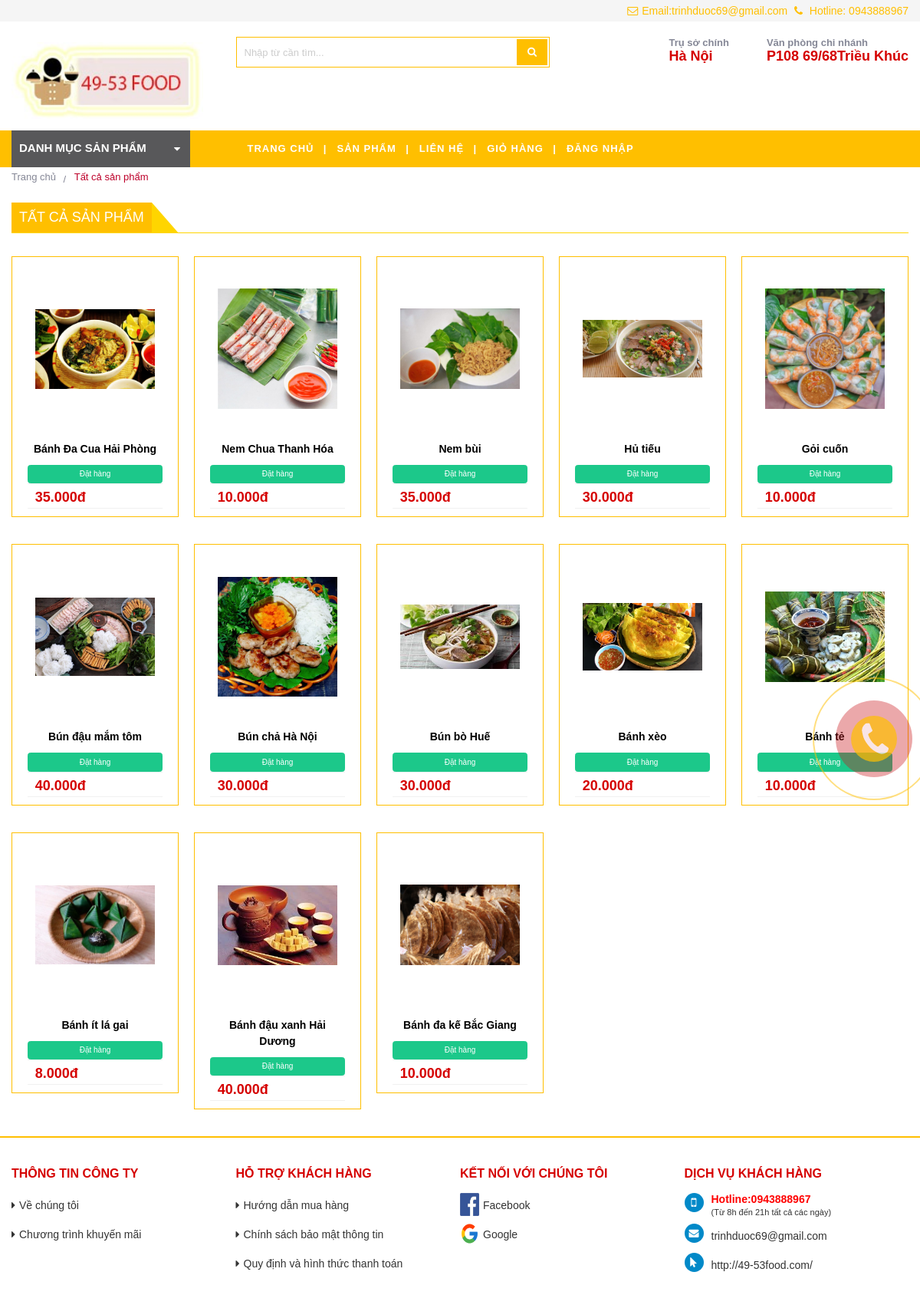
/sanpham/tatca, run on an earlier commit of the app's database.
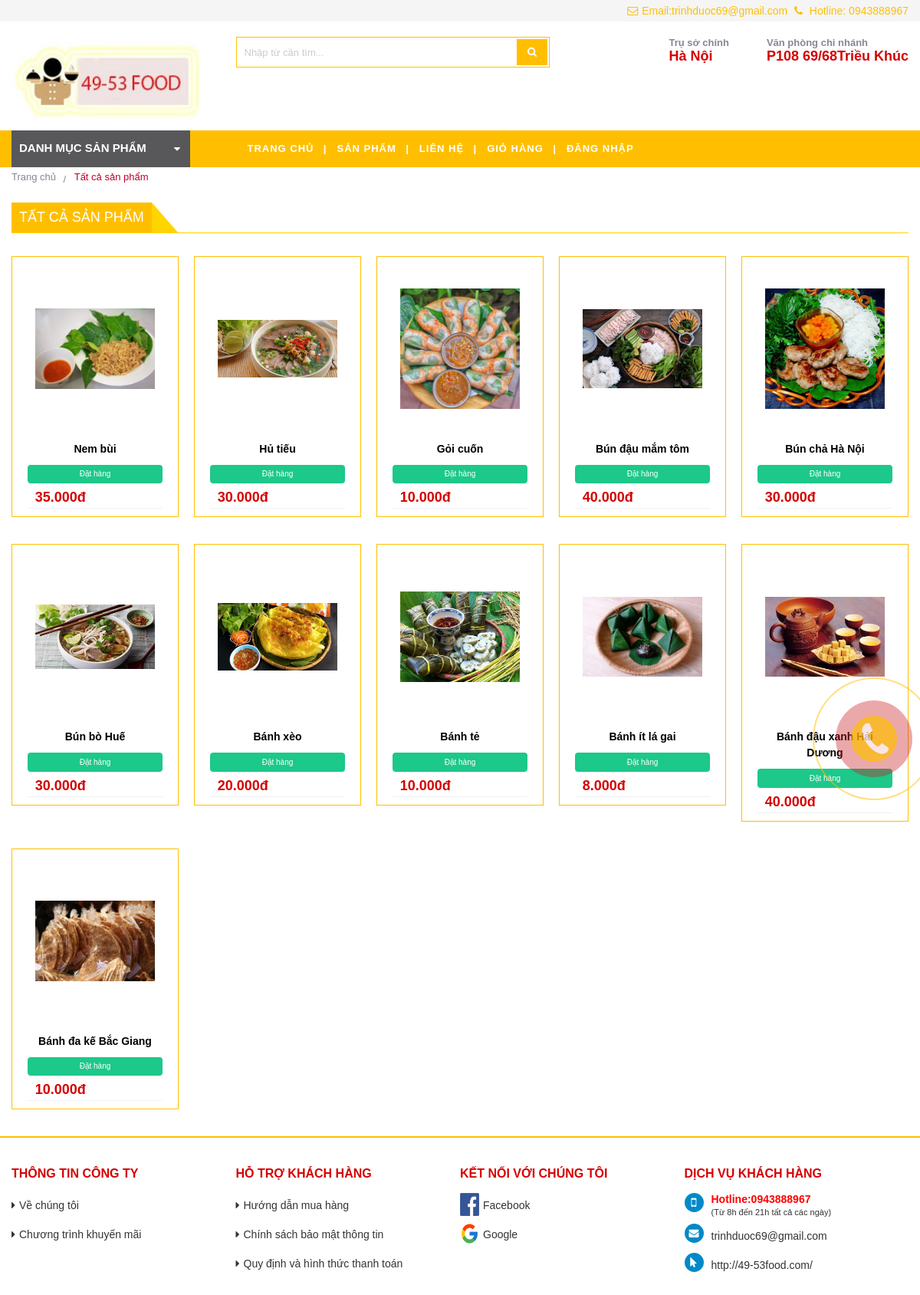
And on a later commit of the database.
### tables this page shows
CREATE TABLE `tbl_product` (
  `id_product` int(11) NOT NULL,
  `stock_id` int(11) NOT NULL,
  `title_product` varchar(255) NOT NULL,
  `price_product` varchar(100) NOT NULL,
  `desc_product` text NOT NULL,
  `quantity_product` int(11) NOT NULL,
  `image_product` varchar(100) NOT NULL,
  `id_category_product` int(11) NOT NULL,
  `product_hot` int(11) NOT NULL,
  `product_sale` varchar(255) NOT NULL
);

### system/libs/Load.php (called while the page is built, shortened)
<?php
     class Load{
        public function view($fileName, $data = false){
            include 'app/views/'.$fileName.'.php';
        }
        public function model($fileName){
            return new $fileName();
        }
    }
?>

### app/controllers/sanpham.php (called while the page is built, shortened)
<?php
    class sanpham extends DController{
        public function tatca(){
            $table = 'tbl_category_product';
            $table_product = 'tbl_product';
            $categorymodel = $this->load->model('categorymodel');
            $data['category'] = $categorymodel->category_home($table);
            $data['list_product'] = $categorymodel->list_product_home($table_product);
            $this->load->view('header',$data);
            $this->load->view('list_product',$data);
            $this->load->view('footer');
        }
    }
?>

### system/libs/Session.php (called while the page is built, shortened)
<?php
class Session{
    public static function get($key){
        if(isset($_SESSION[$key])){
            return $_SESSION[$key];
        }else{
            return false;
        }
    }
}
?>

### system/libs/Database.php (called while the page is built, shortened)
<?php
    class Database extends PDO{
    public function select($sql,$data = array(),$fetchStyle = PDO::FETCH_ASSOC){
        $statement = $this->prepare($sql);
        $statement->execute();
        return $statement->fetchAll();
    }
}
?>

### app/models/categorymodel.php (called while the page is built, shortened)
<?php
    class categorymodel extends DModel{
        public function list_product_home($table_product){
            $sql = "SELECT * FROM $table_product ORDER BY $table_product.id_product DESC ";
            return $this->db->select($sql);
        }
    }
?>

### system/libs/DController.php (called while the page is built, shortened)
<?php
    class DController{
        public function __construct(){
            $this->load = new Load();
        }
    }
?>

### system/libs/DModel.php (called while the page is built, shortened)
<?php
    class DModel{
        public function __construct(){
            $connect = 'mysql:dbname=pdo_blogs_ecommerce; host = localhost';
            $user = 'root';
            $pass = '';
            $this->db = new Database($connect,$user,$pass);
    }
}
?>

### app/views/list_product.php (the view, shortened to what this page needs)
<section>
   <div class="bg_in">
   <div class="breadcrumbs">
      <ol itemscope itemtype="http://schema.org/BreadcrumbList">
         <li itemprop="itemListElement" itemscope itemtype="http://schema.org/ListItem">
            <a itemprop="item" href=".">
            <span itemprop="name">Trang chủ</span></a>
         </li>
         <li itemprop="itemListElement" itemscope itemtype="http://schema.org/ListItem">
            <a itemprop="item" href="sanpham.php">
            <span itemprop="name">Tất cả sản phẩm</span></a>
         </li>
      </ol>
   </div>
   <div class="module_pro_all">
      <div class="box-title">
         <div class="title-bar">
            <h1>Tất cả sản phẩm</h1>
         </div>
      </div>
      <div class="pro_all_gird">
         <div class="girds_all list_all_other_page ">
         <?php
         foreach($list_product as $key => $product){
         ?>
          <form action="<?php echo BASE_URL ?>/giohang/themgiohang" method="POST">
            <div class="grids">
               <div class="grids_in">
                  <div class="content">
                     <div class="img-right-pro">
                        <a href="sanpham.php">
                        <img class="lazy img-pro content-image" src="<?php echo BASE_URL ?>/public/uploads/product/<?php echo $product['image_product'] ?>" data-original="<?php echo BASE_URL ?>/public/images/cakholangvudai.jpg" alt="Cá kho làng Vũ Đại" />
                        </a>
                     </div>
                     <div class="name-pro-right">
                        <a href="<?php echo BASE_URL ?>/sanpham/chitietsanpham/<?php echo $product['id_product'] ?>">
                           <h3><?php echo $product['title_product'] ?></h3>
                        </a>
                     </div>
                     <div class="add_card">
                     <input type="submit" style="box-shadow: none" class="btn btn-success" name="addcart" value="Đặt hàng">
                     </div>
                     <div class="price_old_new">
                        <div class="price">
                           <span class="news_price"><?php echo number_format ($product['price_product'],0,',','.').'đ' ?> </span>
                        </div>
                     </div>
                  </div>
                   </form>
              </div>
            </div>
            <?php
            }
            ?>
</section>

### index.php (shortened to what this page needs)
<!DOCTYPE html>
<html lang="en">
<head>
</head>
<body>
    <?php
        $url = isset($_GET['url']) ? $_GET['url'] : NULL;
        if($url!=NULL){
            $url = rtrim($url,'/');
            $url = explode('/',filter_var($url, FILTER_SANITIZE_URL));
        }else{
            unset($url);
        }
        if(isset($url[0])){
            $ctrler = new $url[0]();
            if(isset($url[2])){
                $ctrler->{$url[1]}($url[2]);
            }else{
                if(isset($url[1])){
                    $ctrler->{$url[1]}();
                }else{
                }
            }
        }else{
            include_once('app/controllers/index.php');
            $index = new index();
            $index->homepage();
        }
    ?>
</body>
</html>

### app/views/header.php (shortened to what this page needs)
<!DOCTYPE html>
<html lang="en-CA">
<head>
    <link rel="stylesheet" href="https://maxcdn.bootstrapcdn.com/bootstrap/3.3.7/css/bootstrap.min.css">
    <link rel="stylesheet" type="text/css" href="<?php echo BASE_URL ?>/public/css/product.css">
    <link rel="stylesheet" type="text/css" href="<?php echo BASE_URL ?>/public/css/owl.carousel.min.css">
    <link rel="stylesheet" type="text/css" href="<?php echo BASE_URL ?>/public/css/owl.theme.default.min.css">
    <link href="<?php echo BASE_URL?>/public/vendor/fontawesome-free/css/all.min.css" rel="stylesheet" type="text/css">
    <link href="<?php echo BASE_URL?>/public/css/sb-admin-2.min.css" rel="stylesheet">
    <link rel="stylesheet" type="text/css" href="<?php echo BASE_URL ?>/public/css/product.css">
    <link rel="stylesheet" type="text/css" href="<?php echo BASE_URL ?>/public/css/style.css">
</head>
<body>
<header>
        <div class="info_top">
            <div class="bg_in">
                <p class="p_infor">
                    <span><i class="fa fa-envelope-o" aria-hidden="true"></i>Email:trinhduoc69@gmail.com</span>
                    <span><i class="fa fa-phone" aria-hidden="true"></i> Hotline: 0943888967</span>
                </p>
            </div>
        </div>
        <div class="header_top_menu">
            <div class="header_top_menu_all">
                <div class="header_top">
                    <div class="bg_in">
                        <div class="logo">
                            <a href="<?php echo BASE_URL ?>"><img src="<?php echo BASE_URL ?>/public/images/49-53food.jpg" width="250" height="100" alt="logohere.jpeg" /></a>
                        </div>
                        <nav class="menu_top">
                            <form class="search_form" method="get" action="">
                                <input class="searchTerm" name="search" placeholder="Nhập từ cần tìm..." />
                                <button class="searchButton" type="submit">
                                    <i class="fa fa-search" aria-hidden="true"></i>
                                </button>
                            </form>
                        </nav>
                        <div class="cart_wrapper">
                            <div class="cols_50">
                                <div class="hot_line_top">
                                    <span><b>Trụ sở chính</b></span>
                                    <br/>
                                    <span class="red">Hà Nội</span>
                                </div>
                            </div>
                            <div class="cols_50">
                                <div class="hot_line_top">
                                    <span><b>Văn phòng chi nhánh</b></span>
                                    <br/>
                                    <span class="red">P108 69/68Triều Khúc</span>
                                </div>
                            </div>
                        </div>
                    </div>
                </div>
            </div>
            <div class="btn_menu_search">
                <div class="bg_in">
                    <div class="table_row_search">
                        <div class="menu_top_cate">
                            <div class="">
                                <div class="menu" id="menu_cate">
                                    <div class="menu_left">
                                         Danh mục sản phẩm
                                    </div>
                                </div>
                            </div>
                        </div>
                        <div class="search_top">
                            <div id='cssmenu'>
                                <ul>
                                    <li class='active'><a href='<?php echo BASE_URL ?>'>Trang chủ</a></li>
                                    <li class=''>
                                        <a href='<?php echo BASE_URL ?>/sanpham/tatca'>Sản phẩm</a>
                                    </li>
                                    <li class=''><a href='<?php echo BASE_URL ?>/index/lienhe'>Liên hệ</a></li>
                                    <li class=''><a href='<?php echo BASE_URL ?>/giohang/giohang'>Giỏ hàng</a></li>
                                    <?php
                                    if ((Session::get('username') && Session::get('role') === 'user')){
                                    ?>
                                    <li class=''><a href='<?php echo BASE_URL ?>/customer/info/<?php echo $order_userid = $_SESSION['userid'] ?>'>Thông Tin Tài Khoản</a></li>
                                    <li class=''><a href='<?php echo BASE_URL ?>/login/logout'>Đăng Xuất</a></li>
                                    <?php
                                    }else{
                                    ?>
                                    <li class=''><a href='<?php echo BASE_URL ?>/login/login'>Đăng Nhập</a></li>
                                        <?php
                                    }
                                        ?>
                                </ul>
                            </div>
                        </div>
                    </div>
                </div>
            </div>
        </div>
    </header>

### app/views/footer.php (shortened to what this page needs)
<footer>
         <div class="footer_top_bootom">
            <div class="bg_in">
               <div class="footer footer_bottom">
                  <div class="footer-col">
                     <h4>Thông tin công ty</h4>
                     <div class="footer-col-content">
                        <ul>
                           <li><a href="chitiettin.php">Về chúng tôi</a></li>
                           <li><a href="chitiettin.php">Chương trình khuyến mãi</a></li>
                        </ul>
                     </div>
                  </div>
                  <div class="footer-col">
                     <h4>Hỗ trợ khách hàng</h4>
                     <div class="footer-col-content">
                        <ul>
                           <li><a href="chitiettin.php">Hướng dẫn mua hàng</a></li>
                           <li><a href="chitiettin.php">Chính sách bảo mật thông tin</a></li>
                           <li><a href="chitiettin.php">Quy định và hình thức thanh toán</a></li>
                        </ul>
                     </div>
                  </div>
                  <div class="footer-col">
                     <h4>Kết nối với chúng tôi</h4>
                     <div class="footer-col-content">
                        <ul class="social">
                           <li><a href="" class="fb"><img src="<?php echo BASE_URL ?>/public/images/fb.jpg" height="30" width="30">Facebook</a></li>
                           <li><a href="#2" class="fb"><img src="<?php echo BASE_URL ?>/public/images/gg.png" height="30" width="30">Google</a></li>
                        </ul>
                     </div>
                  </div>
                  <div class="footer-col">
                     <h4>Dịch vụ khách hàng</h4>
                     <div class="footer-col-content">
                        <ul class="icon_list">
                           <li>
                              <a href=".">
                                 <i class="fa fa-mobile" aria-hidden="true"></i>
                                 <p class="text_li">
                                    <span class="phone_footer">Hotline:0943888967</span>
                                    <span class="text_small">(Từ 8h đến 21h tất cả các ngày)</span>
                                 </p>
                              </a>
                           </li>
                           <li><a><i class="fa fa-envelope" aria-hidden="true"></i>  trinhduoc69@gmail.com</a></li>
                           <li><a><i class="fa fa-mouse-pointer" aria-hidden="true"></i>  http://49-53food.com/</a></li>
                        </ul>
                     </div>
                  </div>
               </div>
            </div>
         </div>
      </footer>
      <div class="coccoc-alo-phone coccoc-alo-green coccoc-alo-show" id="coccoc-alo-phoneIcon" >
         <a href="tel:090909090" title="Gọi ngay cho chúng tôi">
            <div class="coccoc-alo-ph-img-circle"></div>
         </a>
      </div>
       <link async rel="stylesheet" href="<?php echo BASE_URL ?>/public/css/cssfooter.css"/>
   </body>
</html>

### public/css/product.css (style rules this page uses)
body { overflow-y:scroll; }
.price { margin:0px 0px 5px 0px;text-align:left; }
input, button, select, textarea { font-family:inherit;font-size:inherit;line-height:inherit; }

What changed in the data, as far as the page shows it:
removed tbl_product: image_product (picture), title_product "Bánh Đa Cua Hải Phòng", price_product "35.000"
removed tbl_product: image_product (picture), title_product "Nem Chua Thanh Hóa", price_product "10.000"
